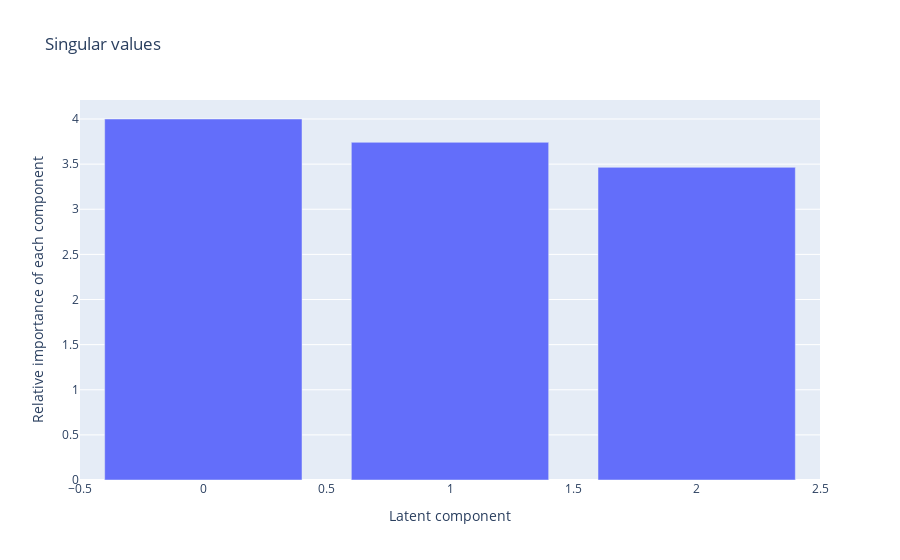

The code cell stored with this chart in its notebook:
### Code cell
singular_values_noun_plot = plotly_bar_chart_graphic("Singular values", list(range(len(noun_lsa[1]))),
                                                noun_lsa[1], "Latent component", "Relative importance of each component")

singular_values_noun_plot

### Figure 1 — Plotly figure (JSON) as saved in the notebook; plotly's stock layout.template omitted (floating-point values rounded to 4 significant figures)
{"data": [{"type": "bar", "x": [0, 1, 2], "y": [4.0, 3.742, 3.464]}], "layout": {"title": {"text": "Singular values"}, "xaxis": {"title": {"text": "Latent component"}}, "yaxis": {"title": {"text": "Relative importance of each component"}}}}
